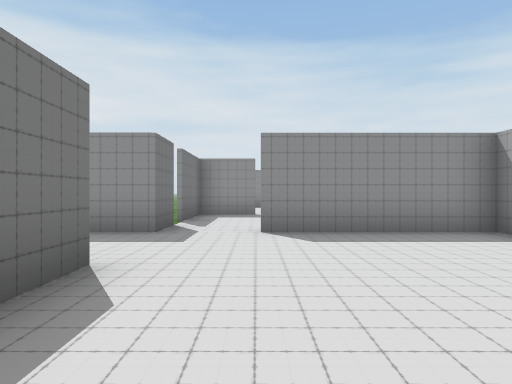
view 1 (above)

12 first-person views from a walk through a 3-D level made in the Unity game engine. The camera is 1.2 m above the floor, looks level and sees 70° across. The floor is counted in squares, 1.92 m on a side. Each view is taken from the middle of a square. On the plan, view 1 faces up. The plan holds only what a view shows up to about 10 squares ahead; the rest is blank. Flat ground stands in for the terrain. The player is left out. Some surface patterns are stand-ins.

view 2
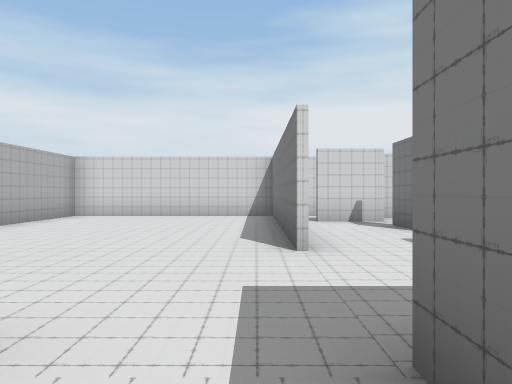

view 3
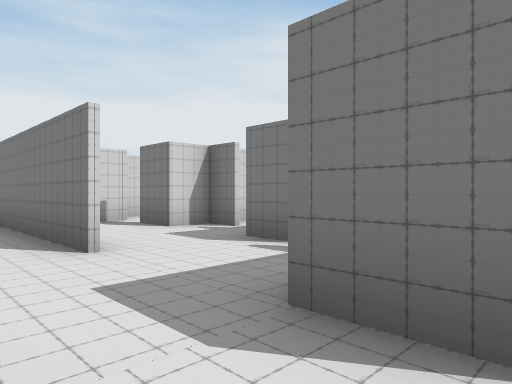

view 4
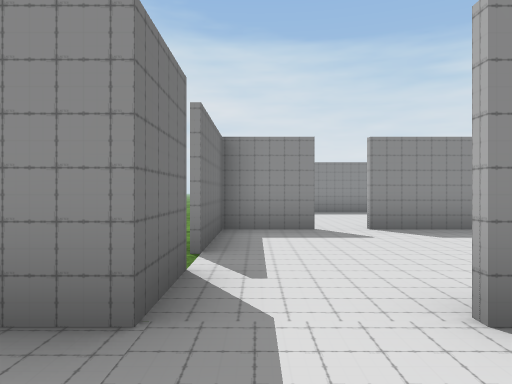

view 5
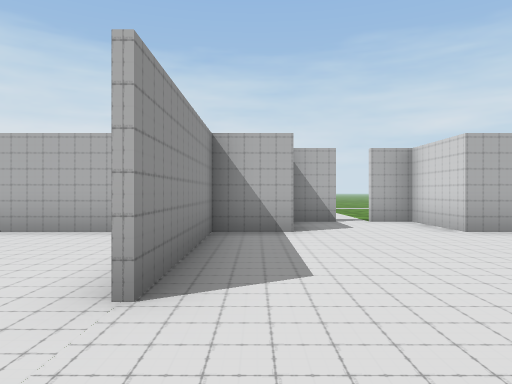

view 6
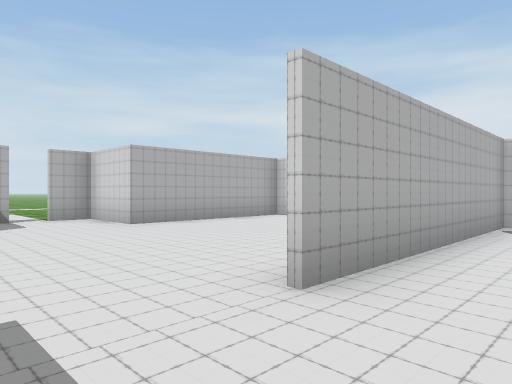

view 7
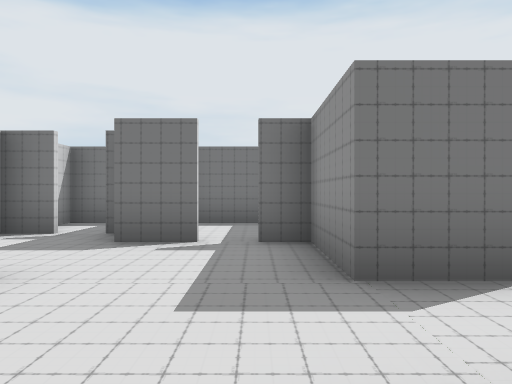

view 8
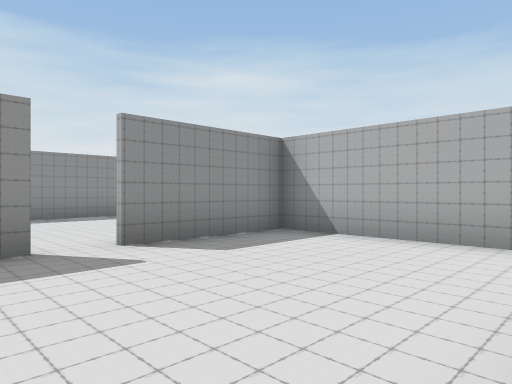

view 9
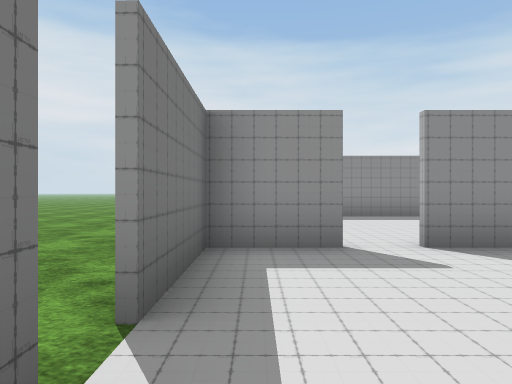

view 10
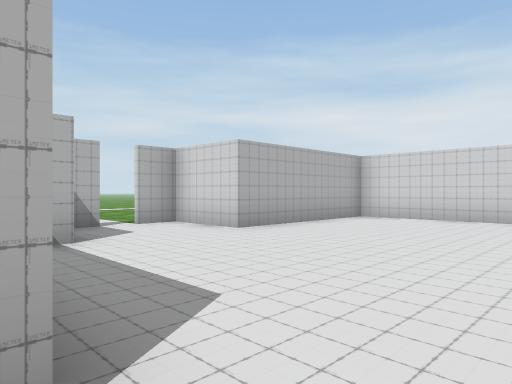

view 11
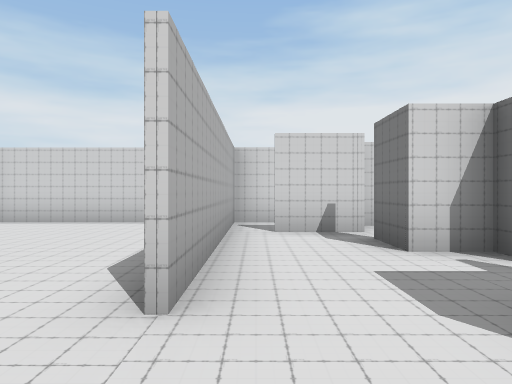

view 12
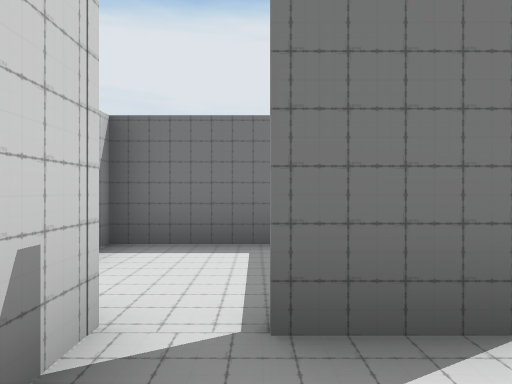

### Floor plan
Key: @ floor where view 1 was taken; # wall or solid block; x gap in a wall; . floor; O other object.
Columns run from 6 left of view 1 to 8 right of it. Each row starts with its distance up from view 1.
 16 ..
 15 ...    OOO
 14 ...
 13  ..
 12  ...
 11   ..
 10   ..OOOOOO#
  9    .#.....#
  8     x.....#
  7     x.....#
  6   ###..####
  5 ###.......#
  4 ###.......##.
  3 ###..#.........
  2 ##...#....##...
  1 ###..#....#
  0 #.x..#@...#
 -1 ####.#....#
 -2 ###..#....#
 -3    ########

Where each view was taken, in squares from view 1:
view 1: 0 up, 0 right, facing up
view 2: 7 up, 1 left, facing down
view 3: 7 up, 0 right, facing down-left
view 4: 4 up, 1 left, facing up
view 5: 5 up, 2 left, facing right
view 6: 5 up, 3 left, facing down-right
view 7: 5 up, 1 right, facing left
view 8: 6 up, 1 left, facing up-right
view 9: 6 up, 1 left, facing up
view 10: 6 up, 1 left, facing down-right
view 11: 5 up, 2 left, facing down
view 12: 0 up, 2 left, facing left
